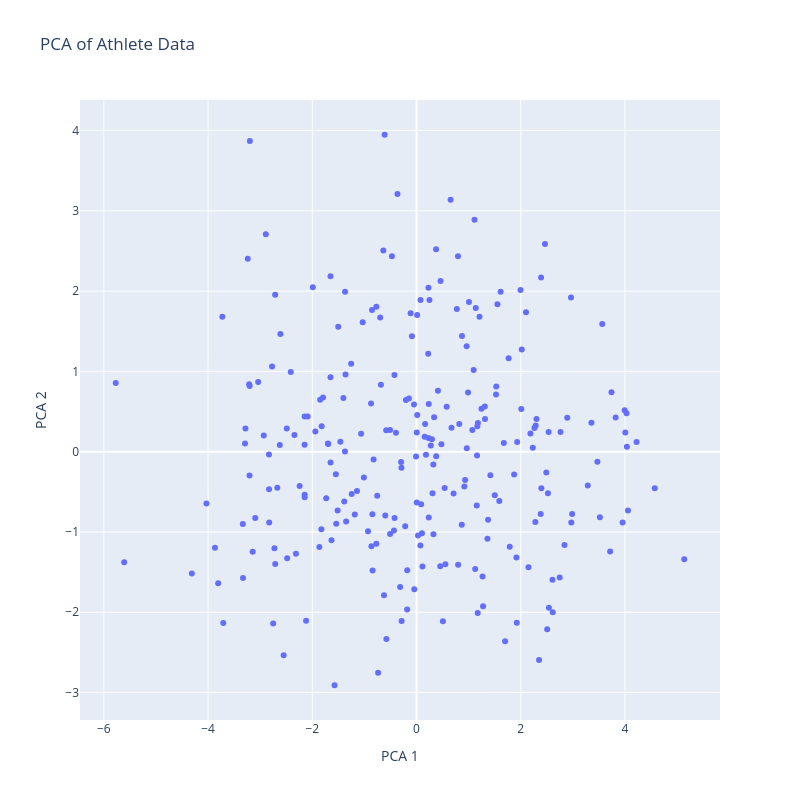

The cell this chart's notebook holds for it:
### Code cell
fig = px.scatter(x=pca_result[:, 0], 
                 y=pca_result[:, 1], 
                 labels={'x': 'PCA 1', 'y': 'PCA 2'}, 
                 title='PCA of Athlete Data',
                 height=800, width=800)
fig.show()

### Figure 1 — Plotly figure (JSON) as saved in the notebook; plotly's stock layout.template omitted (floating-point values rounded to 4 significant figures; data arrays with more than 128 entries replaced by an {"elided": "..."} marker saying what was removed)
{"data": [{"hovertemplate": "PCA 1=%{x}<br>PCA 2=%{y}<extra></extra>", "legendgroup": "", "marker": {"color": "#636efa", "symbol": "circle"}, "mode": "markers", "name": "", "orientation": "v", "showlegend": false, "type": "scatter", "x": {"elided": "250 float values"}, "xaxis": "x", "y": {"elided": "250 float values"}, "yaxis": "y"}], "layout": {"height": 800, "legend": {"tracegroupgap": 0}, "title": {"text": "PCA of Athlete Data"}, "width": 800, "xaxis": {"anchor": "y", "domain": [0, 1], "title": {"text": "PCA 1"}}, "yaxis": {"anchor": "x", "domain": [0, 1], "title": {"text": "PCA 2"}}}}
